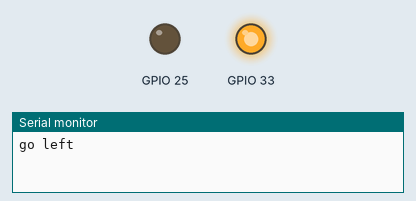
A sketch run on a simulated ESP32. On the bench: output pins drawn as LEDs (lit = HIGH), the last lines printed to the serial monitor.

Above: at 5.0 s.
At 15.0 s:
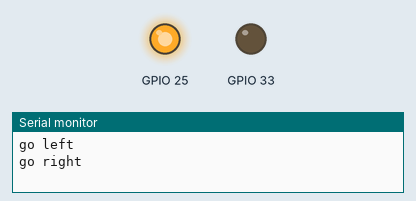
Timing chart, 0 to 26.0 s (numbered marks = the images above):
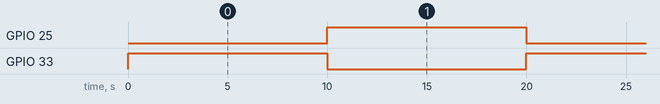

The sketch:

esp_test4_DCmotor.ino
```cpp
void setup() {
    Serial.begin(115200);
    pinMode(33,OUTPUT);
    pinMode(25,OUTPUT);
}

void loop() {
    Serial.println("go left");
    digitalWrite(33,HIGH);
    digitalWrite(25,LOW);
    delay(10000); // 10s
    Serial.println("go right");
    digitalWrite(25,HIGH);
    digitalWrite(33,LOW);
    delay(10000);
}
```

Measured:
- by itself, GPIO 25, GPIO 33: alternates HIGH for 10.0 s and LOW for 10.0 s
